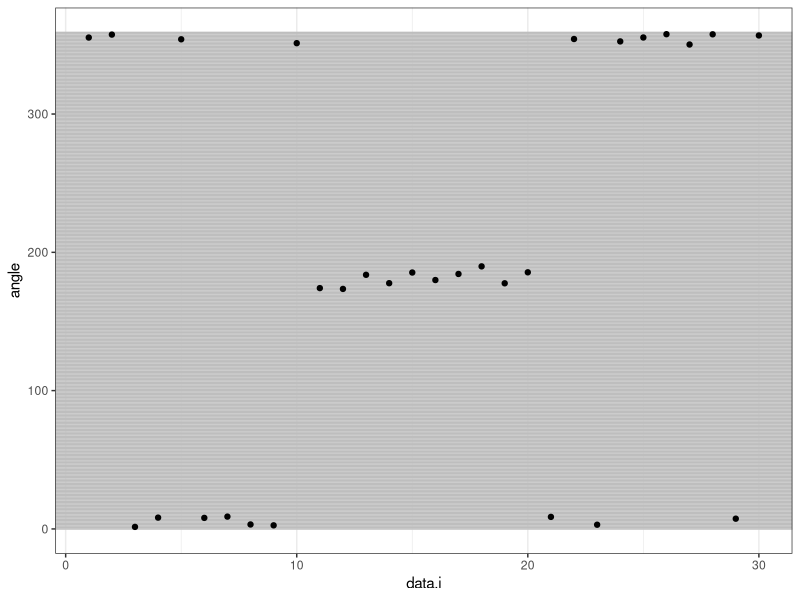
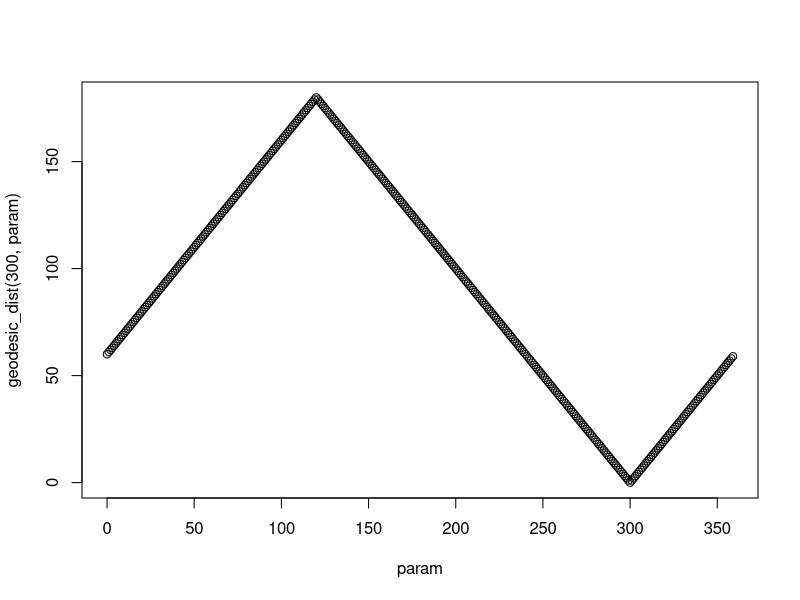
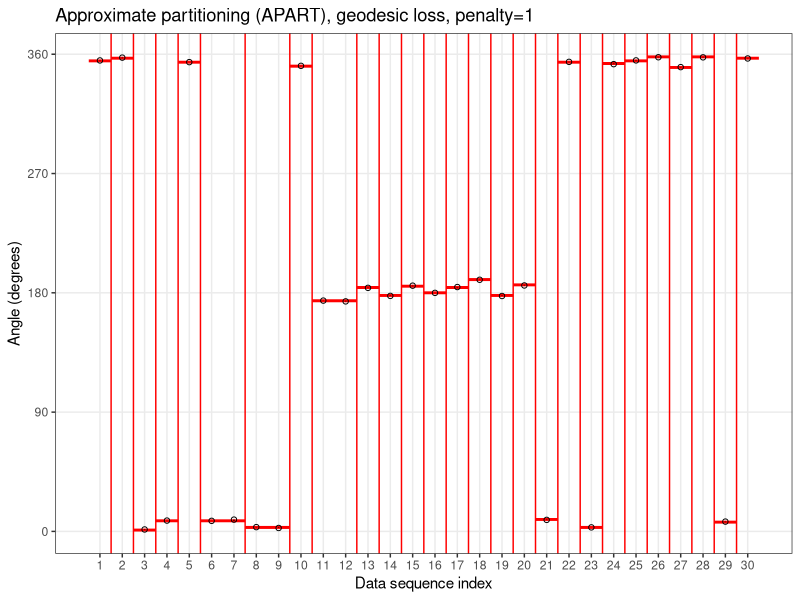
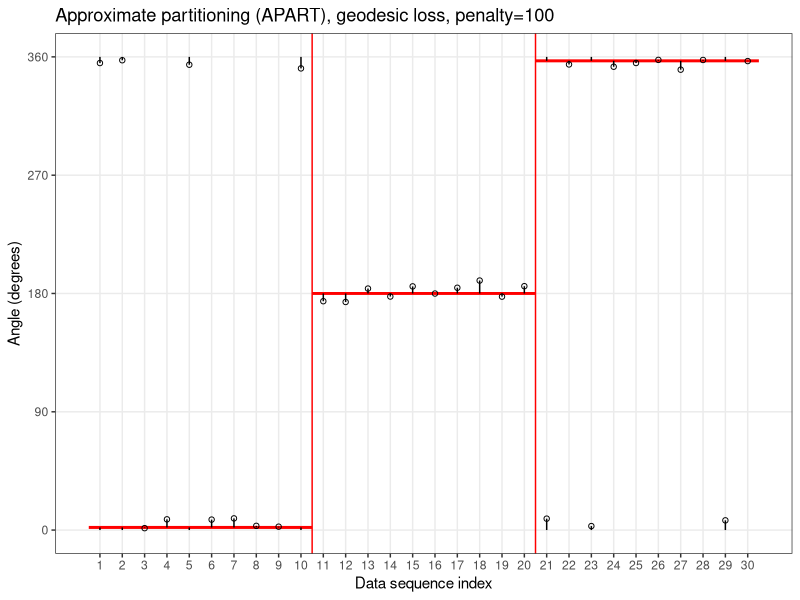
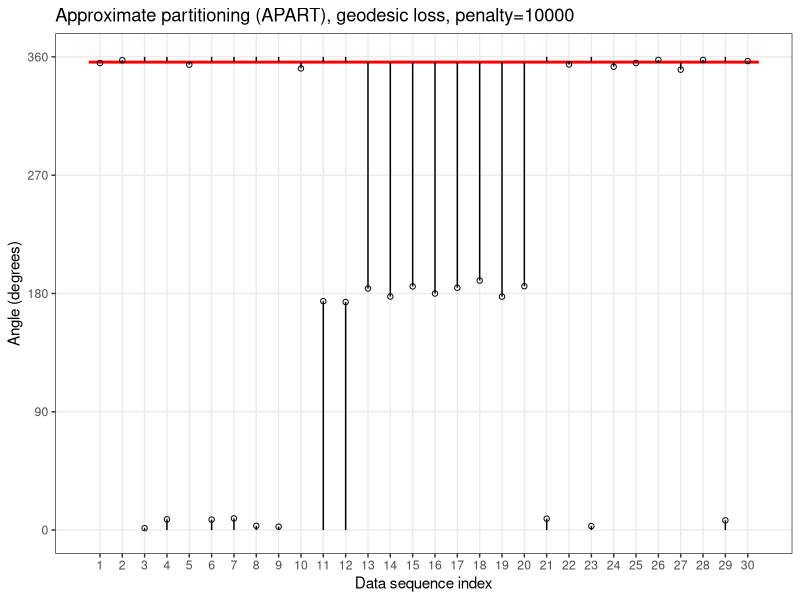
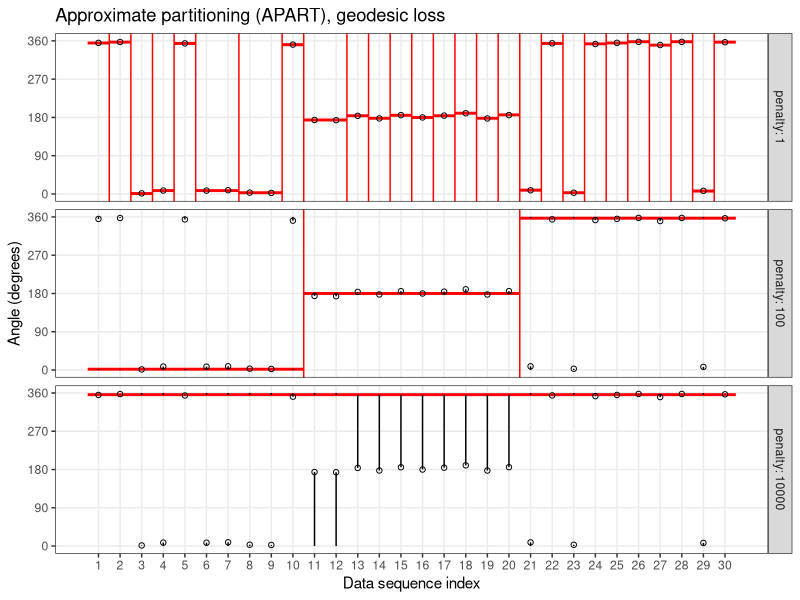

Source code (R) for these figures, in order:
library(ggplot2)
library(data.table)
data.per.seg <- 10
set.seed(1)
angle.vec <- c(
  runif(data.per.seg,-10,10),
  runif(data.per.seg,170,190),
  runif(data.per.seg,-10,10))
max.angle <- 360
data.dt <- data.table(
  data.i=seq_along(angle.vec),
  angle=ifelse(angle.vec<0, angle.vec+max.angle, angle.vec))
param.dt <- data.table(
  param=as.numeric(seq(0, max.angle))
)[-.N]
gg <- ggplot()+
  theme_bw()+
  geom_hline(aes(
    yintercept=param),
    color="grey",
    data=param.dt)+
  geom_point(aes(
    data.i, angle),
    data=data.dt)
gg

check_angle <- function(x){
  stopifnot(0 <= x & x < max.angle)
}
geodesic_dist <- function(data.vec, param.vec){
  check_angle(data.vec)
  check_angle(param.vec)
  d <- abs(data.vec-param.vec)
  ifelse(d>max.angle/2, max.angle-d, d)
}
plot(geodesic_dist(300, param) ~ param, param.dt)

APART <- function(angle.vec, penalty, param.vec){
  n.data <- length(angle.vec)
  best.change <- rep(NA,n.data)
  best.cost <- rep(NA,n.data)
  best.param <- rep(NA,n.data)
  n.param <- length(param.vec)
  cost.model <- rep(0,n.param)
  change.model <- rep(1L,n.param)
  for(data.t in 1:n.data){
    loss.vec <- geodesic_dist(angle.vec[data.t], param.vec)
    if(data.t>1){
      cost.of.change <- best.cost[data.t-1]+penalty
      change.better <- cost.of.change<cost.model
      change.model[change.better] <- data.t
      cost.model[change.better] <- cost.of.change
    }
    cost.model <- cost.model+loss.vec
    best.param.i <- which.min(cost.model)
    best.change[data.t] <- change.model[best.param.i]
    best.param[data.t] <- param.vec[best.param.i]
    best.cost[data.t] <- cost.model[best.param.i]
  }
  data.table(best.change, best.cost, best.param)
}
APART_decode <- function(DT){
  seg.dt.list <- list()
  last.i <- DT[, .N]
  while({
    cost.row <- DT[last.i]
    seg.dt.list[[paste(last.i)]] <- cost.row[, data.table(
      first.i=best.change,
      last.i,
      param=best.param
    )]
    last.i <- cost.row$best.change-1L
  }>0)TRUE
  setkey(rbindlist(seg.dt.list),first.i)
}

angle.breaks <- seq(0, 360, by=90)
show.seg.list <- list()
show.resid.list <- list()
for(penalty in c(1, 100, 10000)){
  (cost.dt <- APART(data.dt$angle, penalty, param.dt$param))
  (seg.dt <- APART_decode(cost.dt))
  seg.color <- "red"
  dist.dt <- seg.dt[
    data.dt,
    data.table(data.i, angle, param),
    on=.(first.i<=data.i,last.i>=data.i)
  ][
  , dist := abs(angle-param)
  ][
  , segs := ifelse(dist<max.angle/2, 1, 2)
  ][]
  residual.dt <- dist.dt[, if(segs==1){
    data.table(y=angle,yend=param)
  }else{
    yend <- c(angle,param)
    data.table(y=ifelse(yend<max.angle/2,0,max.angle),yend)
  }, by=.(segs,data.i)]
  print(rbind(
    check=penalty*(nrow(seg.dt)-1)+residual.dt[, sum(abs(y-yend))],
    recursion=cost.dt[.N, best.cost]))
  show.seg.list[[paste(penalty)]] <- data.table(penalty, seg.dt)
  show.resid.list[[paste(penalty)]] <- data.table(penalty, residual.dt)
  gg <- ggplot()+
    ggtitle(paste0(
      "Approximate partitioning (APART), geodesic loss, penalty=",
      penalty))+
    theme_bw()+
    theme(panel.grid.minor=element_blank())+
    geom_segment(aes(
      first.i-0.5, param,
      xend=last.i+0.5, yend=param),
      color=seg.color,
      linewidth=1,
      data=seg.dt)+
    geom_vline(aes(
      xintercept=first.i-0.5),
      color=seg.color,
      data=seg.dt[-1])+
    geom_segment(aes(
      data.i, y,
      xend=data.i, yend=yend),
      data=residual.dt)+
    geom_point(aes(
      data.i, angle),
      shape=1,
      data=data.dt)+
    scale_x_continuous(
      "Data sequence index",
      breaks=data.dt$data.i)+
    scale_y_continuous(
      "Angle (degrees)",
      breaks=angle.breaks)
  out.png <- paste0("figure-approx-algo-1d-", penalty, ".png")
  png(out.png, 6, 2, units="in", res=200)
  print(gg)
  dev.off()
}

show.resid <- rbindlist(show.resid.list)
show.seg <- rbindlist(show.seg.list)
gg <- ggplot()+
  ggtitle(
    "Approximate partitioning (APART), geodesic loss")+
  theme_bw()+
  theme(panel.grid.minor=element_blank())+
  geom_segment(aes(
    first.i-0.5, param,
    xend=last.i+0.5, yend=param),
    color=seg.color,
    linewidth=1,
    data=show.seg)+
  geom_vline(aes(
    xintercept=first.i-0.5),
    color=seg.color,
    data=show.seg[, .SD[-1], by=penalty])+
  geom_segment(aes(
    data.i, y,
    xend=data.i, yend=yend),
    data=show.resid)+
  geom_point(aes(
    data.i, angle),
    shape=1,
    data=data.dt)+
  scale_x_continuous(
    "Data sequence index",
    breaks=data.dt$data.i)+
  scale_y_continuous(
    "Angle (degrees)",
    breaks=angle.breaks)+
  facet_grid(penalty ~ ., labeller=label_both)
png("figure-approx-algo-1d.png", 6, 3.5, units="in", res=200)
print(gg)
dev.off()
